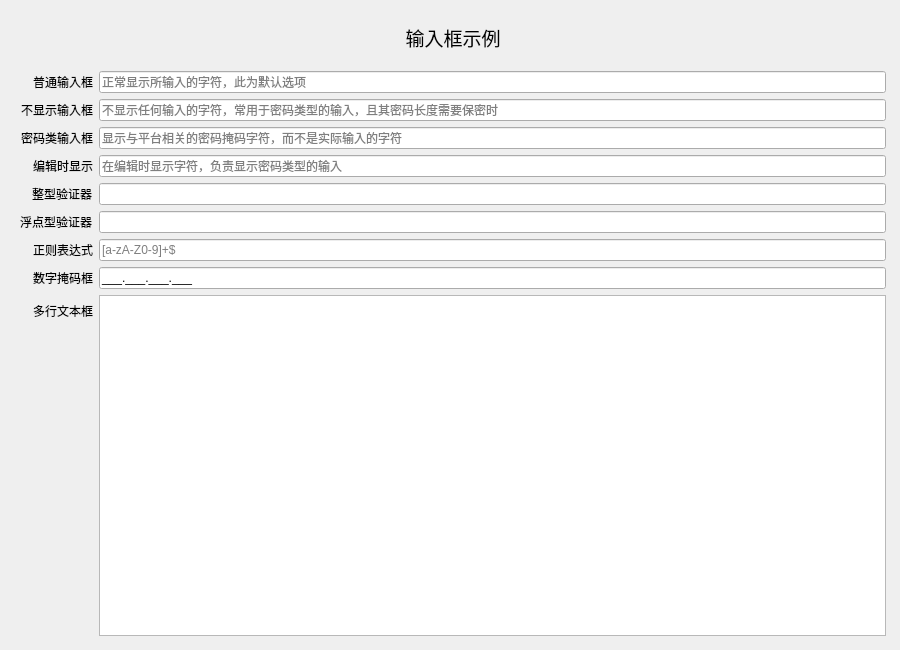
<?xml version="1.0" encoding="UTF-8"?>
<ui version="4.0">
 <class>DemoFormInputWindow</class>
 <widget class="QWidget" name="DemoFormInputWindow">
  <property name="geometry">
   <rect>
    <x>0</x>
    <y>0</y>
    <width>900</width>
    <height>650</height>
   </rect>
  </property>
  <property name="windowTitle">
   <string>Form</string>
  </property>
  <widget class="QWidget" name="horizontalLayoutWidget">
   <property name="geometry">
    <rect>
     <x>10</x>
     <y>10</y>
     <width>881</width>
     <height>631</height>
    </rect>
   </property>
   <layout class="QVBoxLayout" name="verticalLayout">
    <property name="sizeConstraint">
     <enum>QLayout::SetDefaultConstraint</enum>
    </property>
    <property name="leftMargin">
     <number>5</number>
    </property>
    <property name="topMargin">
     <number>5</number>
    </property>
    <property name="rightMargin">
     <number>0</number>
    </property>
    <property name="bottomMargin">
     <number>0</number>
    </property>
    <item>
     <widget class="QLabel" name="label">
      <property name="sizePolicy">
       <sizepolicy hsizetype="Preferred" vsizetype="Fixed">
        <horstretch>0</horstretch>
        <verstretch>0</verstretch>
       </sizepolicy>
      </property>
      <property name="minimumSize">
       <size>
        <width>0</width>
        <height>45</height>
       </size>
      </property>
      <property name="font">
       <font>
        <pointsize>14</pointsize>
       </font>
      </property>
      <property name="text">
       <string>输入框示例</string>
      </property>
      <property name="alignment">
       <set>Qt::AlignCenter</set>
      </property>
     </widget>
    </item>
    <item>
     <layout class="QFormLayout" name="formLayout_2">
      <property name="sizeConstraint">
       <enum>QLayout::SetDefaultConstraint</enum>
      </property>
      <property name="fieldGrowthPolicy">
       <enum>QFormLayout::AllNonFixedFieldsGrow</enum>
      </property>
      <property name="labelAlignment">
       <set>Qt::AlignRight|Qt::AlignTrailing|Qt::AlignVCenter</set>
      </property>
      <property name="leftMargin">
       <number>5</number>
      </property>
      <property name="topMargin">
       <number>5</number>
      </property>
      <property name="rightMargin">
       <number>5</number>
      </property>
      <property name="bottomMargin">
       <number>5</number>
      </property>
      <item row="0" column="0">
       <widget class="QLabel" name="lbl_normal_input">
        <property name="text">
         <string>普通输入框</string>
        </property>
       </widget>
      </item>
      <item row="0" column="1">
       <widget class="QLineEdit" name="txt_normal_input">
        <property name="placeholderText">
         <string>正常显示所输入的字符，此为默认选项</string>
        </property>
       </widget>
      </item>
      <item row="1" column="0">
       <widget class="QLabel" name="lbl_no_display_input">
        <property name="text">
         <string>不显示输入框</string>
        </property>
       </widget>
      </item>
      <item row="1" column="1">
       <widget class="QLineEdit" name="txt_no_display_input">
        <property name="echoMode">
         <enum>QLineEdit::NoEcho</enum>
        </property>
        <property name="placeholderText">
         <string>不显示任何输入的字符，常用于密码类型的输入，且其密码长度需要保密时</string>
        </property>
       </widget>
      </item>
      <item row="2" column="0">
       <widget class="QLabel" name="lbl_pwd_input">
        <property name="text">
         <string>密码类输入框</string>
        </property>
       </widget>
      </item>
      <item row="2" column="1">
       <widget class="QLineEdit" name="txt_pwd_input">
        <property name="echoMode">
         <enum>QLineEdit::Password</enum>
        </property>
        <property name="placeholderText">
         <string>显示与平台相关的密码掩码字符，而不是实际输入的字符</string>
        </property>
       </widget>
      </item>
      <item row="3" column="0">
       <widget class="QLabel" name="label_5">
        <property name="text">
         <string>编辑时显示</string>
        </property>
       </widget>
      </item>
      <item row="3" column="1">
       <widget class="QLineEdit" name="lineEdit_4">
        <property name="echoMode">
         <enum>QLineEdit::PasswordEchoOnEdit</enum>
        </property>
        <property name="placeholderText">
         <string>在编辑时显示字符，负责显示密码类型的输入</string>
        </property>
       </widget>
      </item>
      <item row="4" column="0">
       <widget class="QLabel" name="label_6">
        <property name="text">
         <string>整型验证器</string>
        </property>
       </widget>
      </item>
      <item row="4" column="1">
       <widget class="QLineEdit" name="txt_int_validator"/>
      </item>
      <item row="5" column="0">
       <widget class="QLabel" name="label_7">
        <property name="text">
         <string>浮点型验证器</string>
        </property>
       </widget>
      </item>
      <item row="5" column="1">
       <widget class="QLineEdit" name="txt_double_validator"/>
      </item>
      <item row="6" column="0">
       <widget class="QLabel" name="label_8">
        <property name="text">
         <string>正则表达式</string>
        </property>
       </widget>
      </item>
      <item row="6" column="1">
       <widget class="QLineEdit" name="txt_reg_validator">
        <property name="placeholderText">
         <string>[a-zA-Z0-9]+$</string>
        </property>
       </widget>
      </item>
      <item row="7" column="0">
       <widget class="QLabel" name="label_9">
        <property name="text">
         <string>数字掩码框</string>
        </property>
       </widget>
      </item>
      <item row="7" column="1">
       <widget class="QLineEdit" name="lineEdit_5">
        <property name="inputMask">
         <string>000.000.000.000;_</string>
        </property>
       </widget>
      </item>
      <item row="8" column="0">
       <widget class="QLabel" name="label_10">
        <property name="text">
         <string>多行文本框</string>
        </property>
       </widget>
      </item>
      <item row="8" column="1">
       <widget class="QTextEdit" name="textEdit"/>
      </item>
     </layout>
    </item>
   </layout>
  </widget>
 </widget>
 <resources/>
 <connections/>
</ui>
